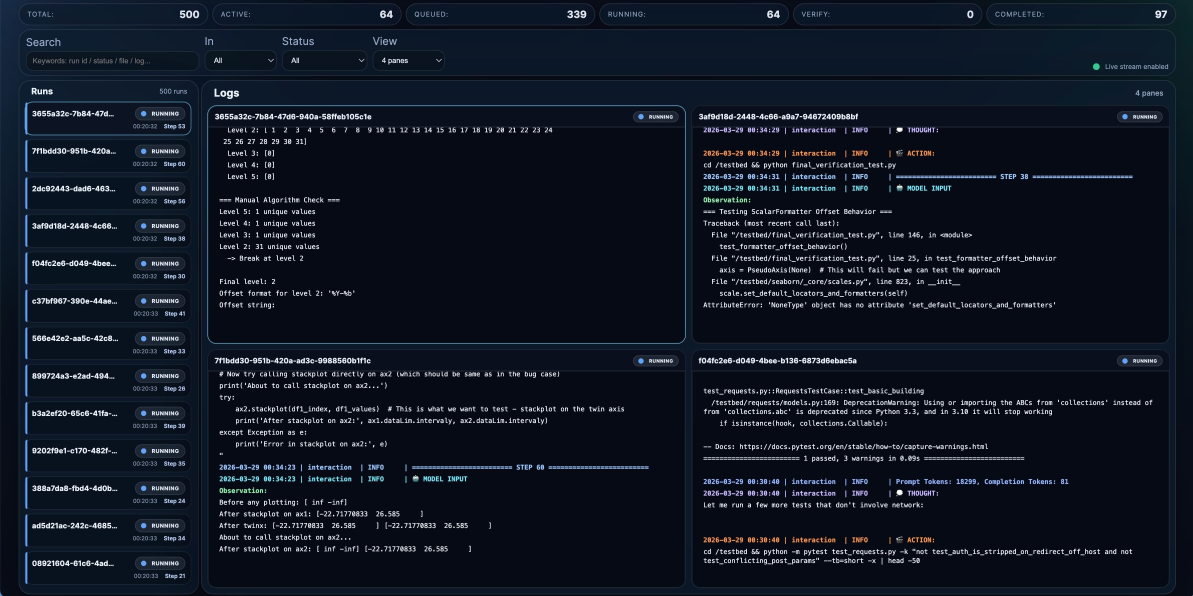
#> input picture reference/external_rl_infra_20261004/XiaomiMiMo__uni-agent/assets/dashboard.png, 3578 x 1787 px, given in place of hopper.ppm, which was not available (shown at 1/3 size)
$ python probe_matrix_v3.py out.png
#> lines starting #> are read from the running program, lines starting #| are printed output that depends on the picture; pictures that were not available may be replaced by others from this repository, and a replacement may not be noted
"""私有行为矩阵（pillow__a682ceaf）：在候选代码上逐个场景保存 GIF，记录异常、警告、读回结果与副作用。

在容器内 /testbed 下运行：python probe_matrix.py <临时输出目录>
每个场景单独 try，互不影响；每行输出一个 JSON。只记录事实，对错由结论页按公开要求判定，不以 gold 为答案。
"""
import io
import json
import os
import sys
import traceback
import warnings

from PIL import GifImagePlugin, Image

OUT = sys.argv[1] if len(sys.argv) > 1 else "/tmp/probe"
os.makedirs(OUT, exist_ok=True)


def red_ramp():  # 题面示例的图：256x1，256 种互不相同的红色
    im = Image.new("RGB", (256, 1))
    for x in range(256):
        im.putpixel((x, 0), (x, 0, 0))
#> in pixels_equal, `diff = sum(1 for p, q in zip(a.getdata(), b.getdata()) if p != q)`: diff = 0
#> (printed output is left out)
#| {"id": "S02_example_save_all", "exc": null, "warnings": [], "src_info_transparency_after": "(255, 255, 255)", "reloaded": {"mode": "P", "size": [256, 1], "n_frames": 1, "transparency": "<absent>", "version": "GIF87a"}}
    return im


def teal_256():  # 非示例：16x16，256 种互不相同的颜色 (0, i, 255 - i)
    im = Image.new("RGB", (16, 16))
    for i in range(256):
        im.putpixel((i % 16, i // 16), (0, i, 255 - i))
    return im


def colors_255():  # 255 种颜色，调色板留有空位
    im = Image.new("RGB", (255, 1))
    for x in range(255):
        im.putpixel((x, 0), (x, 0, 0))
    return im


def hopper_rgb():
    with Image.open("Tests/images/hopper.ppm") as im:
#> im is the input picture: PIL image 3578x1787 RGB; mean R, G, B 16.6, 23.6, 36.2
#| {"id": "S03_hopper_pixel00", "exc": null, "warnings": [], "src_info_transparency_after": "(40, 60, 84)", "reloaded": {"mode": "P", "size": [3578, 1787], "n_frames": 1, "transparency": "<absent>", "version": "GIF87a"}}
#| {"id": "S04_hopper_123", "exc": null, "warnings": [], "src_info_transparency_after": "(1, 2, 3)", "reloaded": {"mode": "P", "size": [3578, 1787], "n_frames": 1, "transparency": "<absent>", "version": "GIF87a"}}
#> in teal_256, `im = Image.new("RGB", (16, 16))`: im: PIL image 16x16 RGB; every value is 0
#> after the loop in teal_256, `for i in range(256):`:
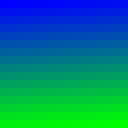
#> im: PIL image 16x16 RGB (shown 8 times larger); mean R, G, B 0, 127.5, 127.5
#| {"id": "S05_teal256_absent", "exc": null, "warnings": [], "src_info_transparency_after": "(255, 0, 0)", "reloaded": {"mode": "P", "size": [16, 16], "n_frames": 1, "transparency": "<absent>", "version": "GIF87a"}}
        return im.convert("RGB")


def describe_exc(exc):
    fr = traceback.extract_tb(exc.__traceback__)[-1]
    return f"{type(exc).__name__}: {exc} @ {os.path.basename(fr.filename)}:{fr.lineno} {fr.name}"


def save(label, im, extra=None, **kw):
    out = os.path.join(OUT, label + ".gif")
    rec = {"id": label}
    with warnings.catch_warnings(record=True) as caught:
        warnings.simplefilter("always")
        try:
            im.save(out, **kw)
            rec["exc"] = None
        except Exception as exc:  # noqa: BLE001
            rec["exc"] = describe_exc(exc)
    rec["warnings"] = [f"{w.category.__name__}: {w.message}" for w in caught]
    rec["src_info_transparency_after"] = repr(im.info.get("transparency", "<absent>"))
    if rec["exc"] is None:
        try:
            with Image.open(out) as re:
                re.load()
                rec["reloaded"] = {
                    "mode": re.mode, "size": list(re.size), "n_frames": getattr(re, "n_frames", 1),
                    "transparency": re.info.get("transparency", "<absent>"),
                    "version": re.info.get("version", b"").decode("latin-1"),
                }
                if extra:
                    rec.update(extra(re, im))
        except Exception as exc:  # noqa: BLE001
            rec["reload_exc"] = describe_exc(exc)
    print(json.dumps(rec, ensure_ascii=False), flush=True)
    return rec


def pixels_equal(re, src):
    a = re.convert("RGB")
    b = src.convert("RGB")
    diff = sum(1 for p, q in zip(a.getdata(), b.getdata()) if p != q)
    return {"pixels_differing_from_source": diff}


def trns_on_last_pixel(re, src):
    t = re.info.get("transparency")
#> t = 0
    rgba = re.convert("RGBA")
    alphas = [rgba.getpixel((x, 0))[3] for x in range(re.width)]
#> alphas = 256 values, max 255 at index 0, min 0 at index 255, mean 254
    return {"trns_equals_index_of_pixel_255": t is not None and t == re.getpixel((255, 0)),
            "alpha_at_255": alphas[255], "min_alpha_others": min(alphas[:255])}


# S01 题面示例
a = red_ramp()
a.info["transparency"] = (255, 255, 255)
save("S01_example", a, pixels_equal)

# S02 题面示例 + save_all=True（只有一帧，回落单帧写入）
a = red_ramp()
a.info["transparency"] = (255, 255, 255)
save("S02_example_save_all", a, save_all=True)

# S03 hopper RGB，透明色取像素 (0, 0)（与公开测试 test_image_convert.py::test_trns_RGB 相同的输入）
b = hopper_rgb()
b.info["transparency"] = b.getpixel((0, 0))
save("S03_hopper_pixel00", b)

# S04 hopper RGB，另一个不在图中的颜色
b = hopper_rgb()
b.info["transparency"] = (1, 2, 3)
save("S04_hopper_123", b)

# S05 256 色的另一张图（形状、颜色都与示例不同），透明色不在图中
c = teal_256()
c.info["transparency"] = (255, 0, 0)
save("S05_teal256_absent", c)

# S06 示例图，但透明色是图中已有的颜色 (255, 0, 0)：调色板已满，颜色本来就在其中
d = red_ramp()
d.info["transparency"] = (255, 0, 0)
save("S06_example_present_color", d, trns_on_last_pixel)
#> (printed output is left out)

# S07 1x1 图，元组可分配（公开测试 test_rgb_transparency 的单帧用例）
e = Image.new("RGB", (1, 1))
e.info["transparency"] = (255, 0, 0)
save("S07_1x1_allocatable", e)

# S08 255 色的图，透明色不在图中但调色板有空位
f = colors_255()
f.info["transparency"] = (0, 255, 0)
save("S08_255colors_free_slot", f)
#| {"id": "S08_255colors_free_slot", "exc": null, "warnings": [], "src_info_transparency_after": "(0, 255, 0)", "reloaded": {"mode": "P", "size": [255, 1], "n_frames": 1, "transparency": 255, "version": "GIF89a"}}

# S09 用 save() 关键字传元组（R7，题面未约定）
save("S09_kwarg_tuple", red_ramp(), transparency=(255, 255, 255))
#| {"id": "S09_kwarg_tuple", "exc": "TypeError: unsupported operand type(s) for &: 'tuple' and 'int' @ _binary.py:26 o8", "warnings": [], "src_info_transparency_after": "'<absent>'"}

# S10 两帧（多帧路径）
g = red_ramp()
g.info["transparency"] = (255, 255, 255)
save("S10_two_frames", g, save_all=True, append_images=[Image.new("RGB", (256, 1))])
#| {"id": "S10_two_frames", "exc": null, "warnings": [], "src_info_transparency_after": "(255, 255, 255)", "reloaded": {"mode": "P", "size": [256, 1], "n_frames": 2, "transparency": "<absent>", "version": "GIF87a"}}

# S11 真实的带 tRNS 的 RGB PNG
with Image.open("Tests/images/rgb_trns.png") as h:
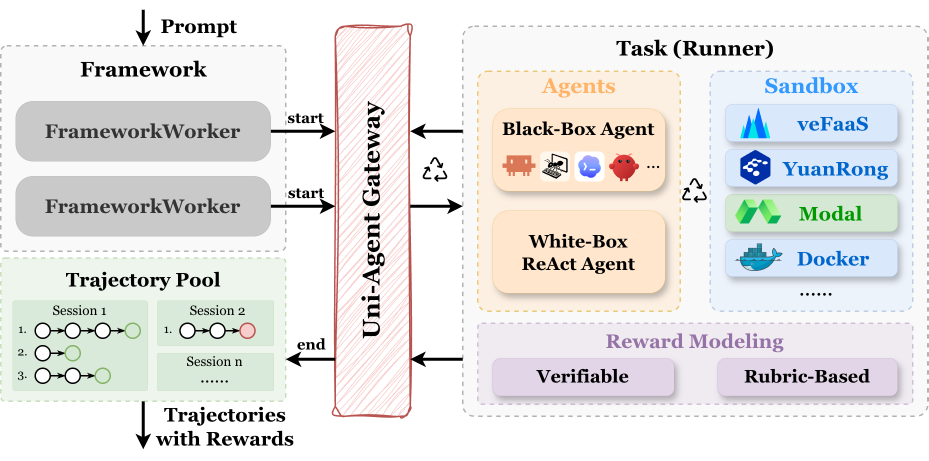
#> input picture reference/external_rl_infra_20261004/XiaomiMiMo__uni-agent/assets/uni-agent.png, 1857 x 921 px, given in place of rgb_trns.png, which was not available (shown at 1/2 size)
#> h is the input picture: PIL image 1857x921 RGBA; mean R, G, B, A 149, 148.4, 146.8, 135.6
    h.load()
    save("S11_rgb_trns_png", h)
#> in save (call 11), `with Image.open(out) as re:`:
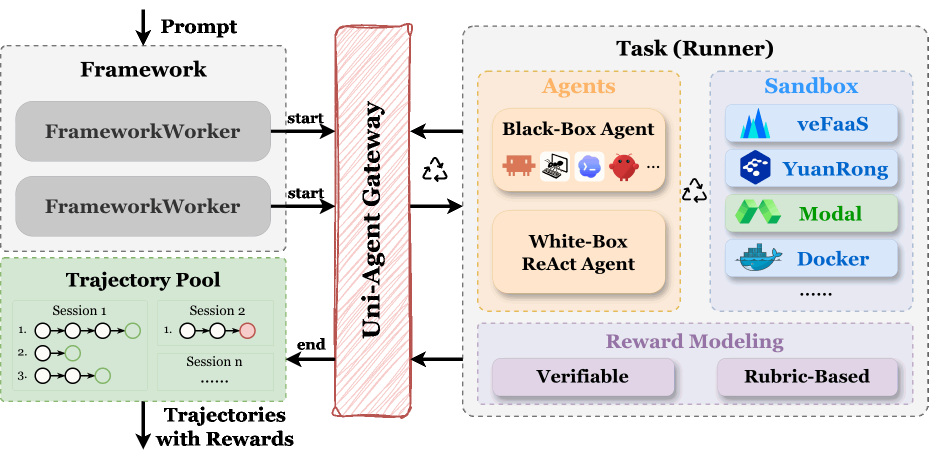
#> re: PIL image 1857x921 P (shown at 1/2 size); mean R, G, B, A 148.5, 147.9, 146.2, 178.5; transparent parts drawn white
#| {"id": "S11_rgb_trns_png", "exc": null, "warnings": [], "src_info_transparency_after": "'<absent>'", "reloaded": {"mode": "P", "size": [1857, 921], "n_frames": 1, "transparency": 70, "version": "GIF89a"}}

# S12 同一张图连续保存：先存 GIF，再存 GIF，再存 PNG（查副作用与顺序依赖）
k = red_ramp()
k.info["transparency"] = (255, 255, 255)
save("S12a_first_gif", k)
#| {"id": "S12a_first_gif", "exc": null, "warnings": [], "src_info_transparency_after": "(255, 255, 255)", "reloaded": {"mode": "P", "size": [256, 1], "n_frames": 1, "transparency": "<absent>", "version": "GIF87a"}}
#| {"id": "S12b_second_gif", "exc": null, "warnings": [], "src_info_transparency_after": "(255, 255, 255)", "reloaded": {"mode": "P", "size": [256, 1], "n_frames": 1, "transparency": "<absent>", "version": "GIF87a"}}
save("S12b_second_gif", k)
png = os.path.join(OUT, "S12c.png")
try:
    k.save(png)
    with Image.open(png) as p:
        print(json.dumps({"id": "S12c_then_png", "png_transparency": repr(p.info.get("transparency", "<absent>"))}),
              flush=True)
#| {"id": "S12c_then_png", "png_transparency": "(255, 255, 255)"}
except Exception as exc:  # noqa: BLE001
    print(json.dumps({"id": "S12c_then_png", "exc": describe_exc(exc)}), flush=True)

# S13 旧接口 getdata：P 图 info 里有整数透明度，是否写出透明标志（G1 旁支）
try:
    im = Image.new("P", (4, 4), 1)
    im.putpalette([0, 0, 0, 255, 0, 0] + [0] * 762)
    im.info["transparency"] = 1
    data = b"".join(GifImagePlugin.getdata(im))
    gce = data.find(b"!\xf9\x04")
    flag = data[gce + 3] & 1 if gce >= 0 else None
    print(json.dumps({"id": "S13_getdata_info_int", "gce_present": gce >= 0, "transparent_flag": flag,
                      "transparent_index": data[gce + 6] if gce >= 0 else None}), flush=True)
except Exception as exc:  # noqa: BLE001
    print(json.dumps({"id": "S13_getdata_info_int", "exc": describe_exc(exc)}), flush=True)

# S14 非标准输入：RGB 图 info 里放整数透明度，且对应颜色 (0, 0, 0) 无法分配
m = teal_256()
m.info["transparency"] = 0
save("S14_rgb_int_transparency", m)
#| {"id": "S14_rgb_int_transparency", "exc": null, "warnings": [], "src_info_transparency_after": "0", "reloaded": {"mode": "P", "size": [16, 16], "n_frames": 1, "transparency": "<absent>", "version": "GIF87a"}}
#| {"id": "S15_p_int_transparency", "exc": null, "warnings": [], "src_info_transparency_after": "1", "reloaded": {"mode": "P", "size": [4, 4], "n_frames": 1, "transparency": 0, "version": "GIF89a"}}

# S15 P 图带整数透明度的单帧保存（公开行为，对照）
n = Image.new("P", (4, 4), 1)
n.putpalette([0, 0, 0, 255, 0, 0, 0, 255, 0] + [0] * 759)
n.info["transparency"] = 1
save("S15_p_int_transparency", n)

# S16 写入 BytesIO（不经文件名；确认没有依赖文件路径的写法）
buf = io.BytesIO()
q = red_ramp()
q.info["transparency"] = (255, 255, 255)
try:
    with warnings.catch_warnings():
        warnings.simplefilter("ignore")
        q.save(buf, format="GIF")
    buf.seek(0)
    with Image.open(buf) as re:
        print(json.dumps({"id": "S16_bytesio", "transparency": re.info.get("transparency", "<absent>")}), flush=True)
#| {"id": "S16_bytesio", "transparency": "<absent>"}
except Exception as exc:  # noqa: BLE001
    print(json.dumps({"id": "S16_bytesio", "exc": describe_exc(exc)}), flush=True)

# ---- v2 新增 ----
# S17 多于 256 色的照片，加一块纯色 (0, 255, 0) 背景条，并以该颜色作透明色：颜色本来就能精确落进调色板
def hopper_band():
    im = hopper_rgb()
    im.paste((0, 255, 0), (0, 0, 128, 32))
#> im: PIL image 3578x1787 RGB
    return im


def trns_on_band(re, src):
    t = re.info.get("transparency")
    rgba = re.convert("RGBA")
    n_transparent = sum(1 for px in rgba.getdata() if px[3] == 0)
#> n_transparent = 0
    return {"trns_equals_index_of_pixel_00": t is not None and t == re.getpixel((0, 0)),
            "alpha_at_00": rgba.getpixel((0, 0))[3], "alpha_at_64_100": rgba.getpixel((64, 100))[3],
            "n_transparent_pixels": n_transparent,
            "src_colors": len(src.getcolors(1 << 24))}


s = hopper_band()
s.info["transparency"] = (0, 255, 0)
save("S17_hopper_band_present", s, trns_on_band)
#> (printed output is left out)

# S18 同一张图，透明色取不在调色板里的颜色 (1, 2, 3)
s = hopper_band()
s.info["transparency"] = (1, 2, 3)
save("S18_hopper_band_absent", s)

# ---- v3 新增 ----
# S19 RGBA 图带元组 info["transparency"]（非标准表示：RGBA 用 alpha 通道表示透明），没有全透明像素
r = Image.new("RGBA", (256, 1))
for x in range(256):
    r.putpixel((x, 0), (x, 0, 0, 255))
r.info["transparency"] = (255, 255, 255)
save("S19_rgba_tuple_opaque", r)
#| {"id": "S19_rgba_tuple_opaque", "exc": null, "warnings": [], "src_info_transparency_after": "(255, 255, 255)", "reloaded": {"mode": "P", "size": [256, 1], "n_frames": 1, "transparency": "<absent>", "version": "GIF87a"}}

# S20 同上，但有一个全透明像素（_normalize_mode 会用它的调色板索引覆盖元组）
r = Image.new("RGBA", (256, 1))
for x in range(256):
    r.putpixel((x, 0), (x, 0, 0, 0 if x == 0 else 255))
r.info["transparency"] = (255, 255, 255)
save("S20_rgba_tuple_with_alpha0", r)
#| {"id": "S20_rgba_tuple_with_alpha0", "exc": null, "warnings": [], "src_info_transparency_after": "(255, 255, 255)", "reloaded": {"mode": "P", "size": [256, 1], "n_frames": 1, "transparency": 8, "version": "GIF89a"}}
